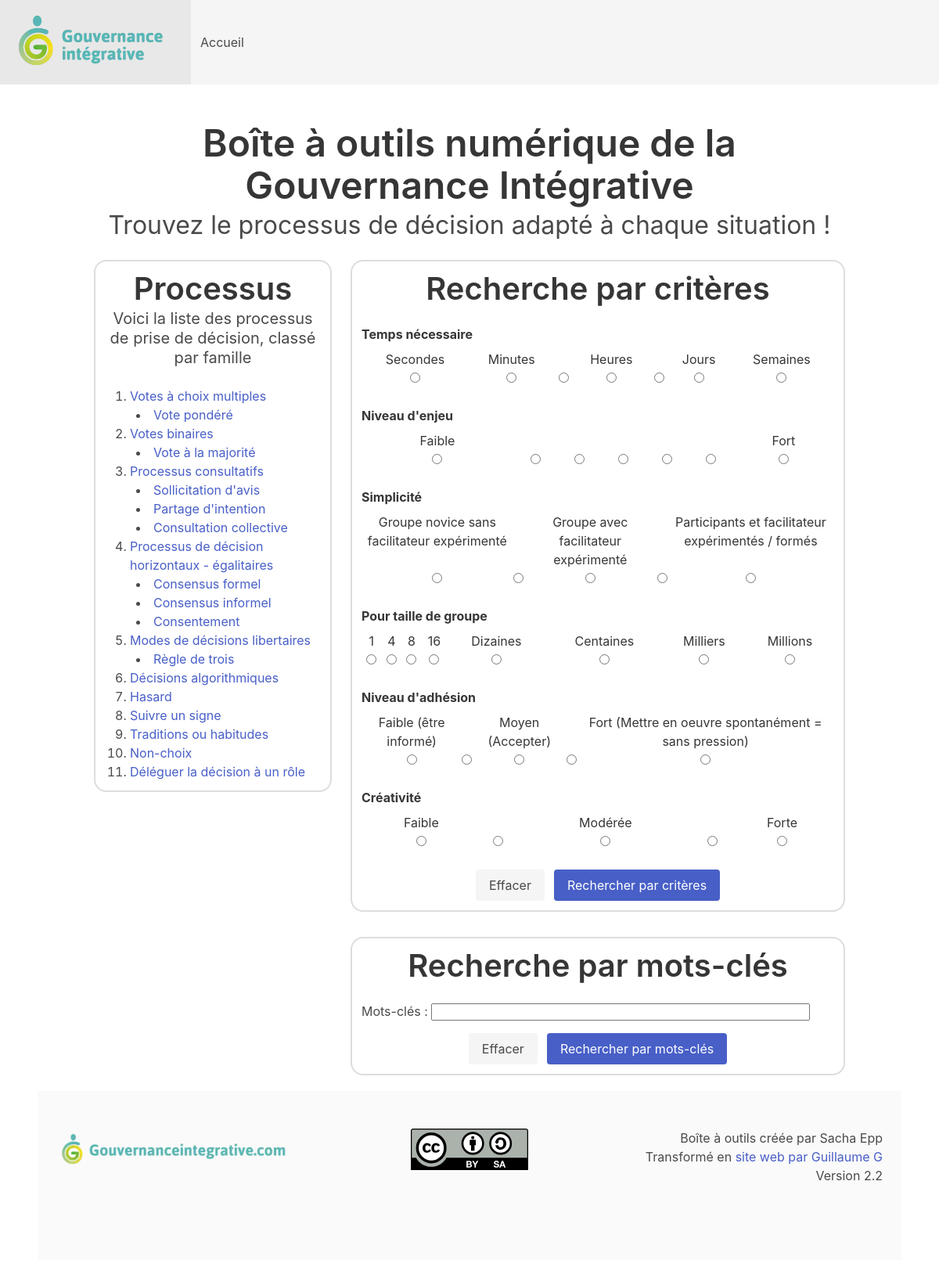
The page /index.html on the database its author committed.
### tables this page shows
CREATE TABLE processus (
    id INTEGER PRIMARY KEY AUTOINCREMENT,
    slug TEXT NOT NULL,
    titre TEXT NOT NULL,
    description TEXT NOT NULL,
    -- textes :
    -- ce sont des textes contenant du HTML
    -- au format <ul><li>...</li></ul>
    -- car ce sont de simples listes
    avantages TEXT,
    adapte TEXT,
    risques TEXT,
    inconvenients TEXT,
    deconseille TEXT,
    points_cles TEXT,
    -- critères :
    -- ils sont au format de 14 caractères
    -- chaque caractère représente une case
    -- 0 = blanc
    -- 1 = vert pale
    -- 2 = vert foncé
    temps TEXT NOT NULL,
    enjeu TEXT NOT NULL,
    simplicite TEXT NOT NULL,
    taille_groupe TEXT NOT NULL,
    adhesion TEXT NOT NULL,
    creativite TEXT NOT NULL,
    besoin_trancher INTEGER NOT NULL,
    sujet_conflictuel INTEGER NOT NULL,
    asynchrone INTEGER NOT NULL
);

### app.py (the view)
@app.route("/")
@app.route("/index/")
@app.route("/index.html")
def index():
    processus_par_famille = retourne_les_processus_par_famille()
    return render_template(
        "index.html",
        base_info=base_info,
        conf=conf,
        processus_par_famille=processus_par_famille,
    )

### app.py (called while the page is built)
def get_db_connection():
    conn = sqlite3.connect(DATABASE_PATH)
    conn.row_factory = sqlite3.Row
    return conn

def retourne_toutes_les_familles() -> list:
    conn = get_db_connection()
    req_select = """SELECT *
    FROM processus
    WHERE id % 100 = 0"""
    result = conn.execute(req_select).fetchall()
    conn.close()
    return result

def retourne_tous_les_processus_dune_famille(id_famille) -> list:
    conn = get_db_connection()
    req_select = """SELECT *
    FROM processus
    WHERE id > ?
    AND id < ?"""
    parameters = [id_famille, id_famille + 100]
    result = conn.execute(req_select, parameters).fetchall()
    conn.close()
    return result

def retourne_les_processus_par_famille() -> dict:
    retour = {}
    for famille in retourne_toutes_les_familles():
        retour[famille] = retourne_tous_les_processus_dune_famille(famille["id"])
    return retour

### templates/index.html (shortened to what this page needs)
{% extends 'layout.html' %}
{% block body %}
<section class="section">
  <div class="container">
    <h1 class="title is-1 text-center" id="titre">
        Boîte à outils numérique de la Gouvernance Intégrative
    </h1>
    <p class="subtitle is-3 text-center">
      Trouvez le processus de décision adapté à chaque situation !
    </p>
    <div class="columns">
      <div class="column is-one-third p-0">
        {% include 'liste_processus.j2' %}
      </div>
      <div class="column p-0">
        {% include 'form_recherche.j2' %}
      </div>
    </div>
  </div>
{% endblock %}

### templates/liste_processus.j2
<div class="border-shadow-light p-3">
    <h2 class="title is-2 text-center" id="titre">
        Processus
    </h2>
    <p class="subtitle text-center">
        Voici la liste des processus de prise de décision, classé par famille
    </p>
    <ol id="liste-familles">
        {% for famille in processus_par_famille.keys() %}
        <li>
            <a href="processus/{{ famille['slug'] }}">{{ famille["titre"]}}</a>
            <ul>
                {% for processus in processus_par_famille[famille] %}
                    <li><a href="processus/{{ processus['slug'] }}">{{ processus["titre"]}}</a></li>
                {% endfor %}
            </ul>
        </li>
        {% endfor %}
    </ol>
</div>

### templates/layout.html (style rules this page uses)
.text-center { text-align: center; }
ol { padding-left: 2rem; }
ul { list-style: inside; padding-left: 0.5rem; }
.border-shadow-light { margin: 0.75rem; margin-bottom: 2rem; border: 0.15rem solid #dddddd; border-radius: 1rem; }

### rows shown on the page
processus: titre "Votes à choix multiples"
processus: titre "Vote pondéré"
processus: titre "Votes binaires"
processus: titre "Vote à la majorité"
processus: titre "Processus consultatifs"
processus: titre "Sollicitation d'avis"
processus: titre "Partage d'intention"
processus: titre "Consultation collective"
processus: titre "Processus de décision horizontaux - égalitaires"
processus: titre "Consensus formel"
processus: titre "Consensus informel"
processus: titre "Consentement"
processus: titre "Modes de décisions libertaires"
processus: titre "Règle de trois"
processus: titre "Décisions algorithmiques"
processus: titre "Hasard"
processus: titre "Suivre un signe"
processus: titre "Traditions ou habitudes"
processus: titre "Non-choix"
processus: titre "Déléguer la décision à un rôle"

### other values the page prints
{{ critere['nom'] }} "Temps nécessaire" "Niveau d'enjeu" "Simplicité" "Pour taille de groupe" "Niveau d'adhésion" "Créativité"
{{ echelle }} "Secondes" "Minutes" "Heures" "Jours" "Semaines" "Faible" "Fort" "Groupe novice sans facilitateur expérimenté" "Groupe avec facilitateur expérimenté" "Participants et facilitateur expérimentés / formés" "1" "4" "8" "16" "Dizaines" "Centaines" "Milliers" "Millions" "Faible (être informé)" "Moyen (Accepter)" "Fort (Mettre en oeuvre spontanément = sans pression)" "Faible" "Modérée" "Forte"
{{ base_info['version'] }} "2.2"
